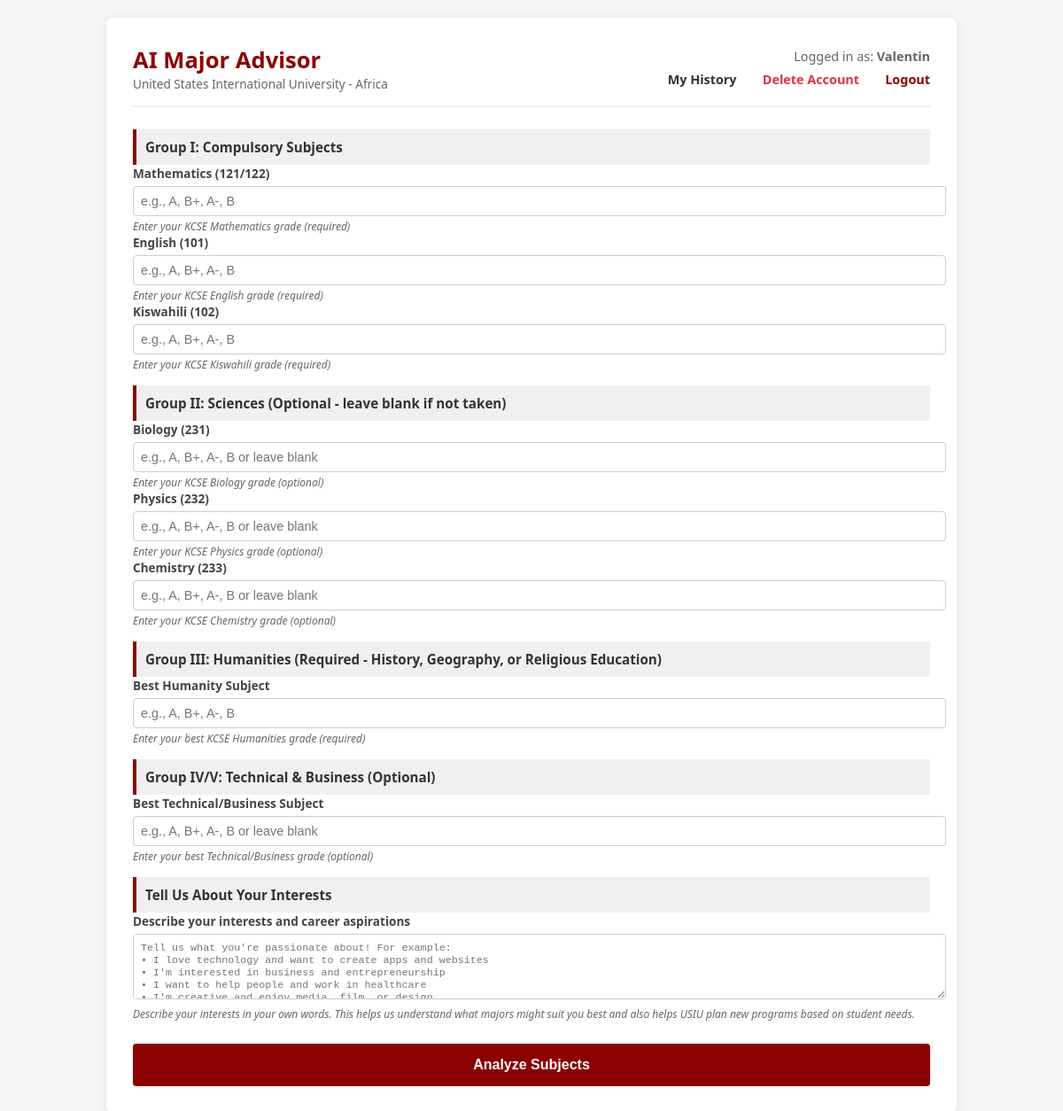
/ (signed in), run on an earlier commit of the app's database.
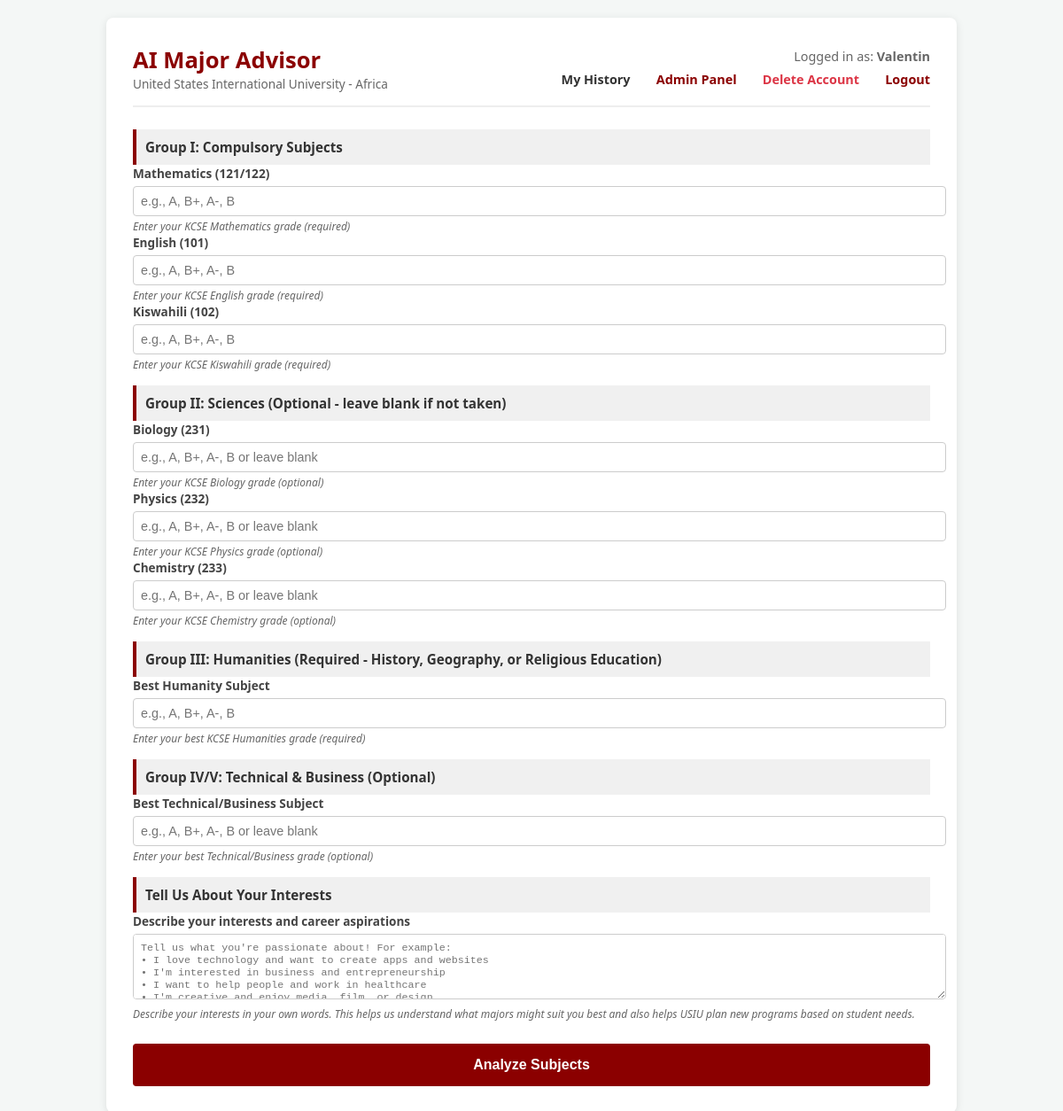
And on a later commit of the database.
### app.py (the view)
@app.route('/')
@login_required
def index():
    return render_template('index.html')

### app.py (called while the page is built)
@login_manager.user_loader
def load_user(user_id):
    return db.session.get(User, int(user_id))

### templates/index.html (shortened to what the changed rows need)
<!DOCTYPE html>
<html lang="en">
<head>
</head>
<body>
<div class="container">
    <div class="header">
        <div>
            <h1>AI Major Advisor</h1>
        </div>
        <div class="header-info">
            <div style="margin-top:5px;">
                <a href="{{ url_for('history') }}" style="text-decoration:none; color:#333; margin-right:15px;">My History</a>
                {% if current_user.is_admin %}
                    <a href="{{ url_for('admin') }}" style="text-decoration:none; color:#8B0000; margin-right:15px; font-weight:bold;">Admin Panel</a>
                {% endif %}
                <a href="{{ url_for('delete_account') }}" style="color:#dc3545; font-weight:bold; margin-right:15px;" onclick="return confirm('Are you sure you want to delete your account? This action cannot be undone.')">Delete Account</a>
                <a href="{{ url_for('logout') }}" style="color:#8B0000; font-weight:bold;">Logout</a>
            </div>
        </div>
    </div>
</div>
</body>
</html>

What changed in the data, as far as the page shows it:
changed User "Valentin": is_admin False → True (drawn)
Also different on the page:
text now shown: "Admin Panel"
